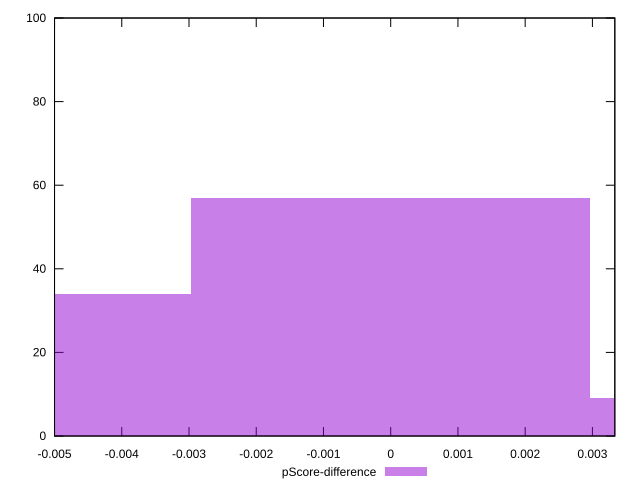

Source code (gnuplot):
reset

$pScoreDifference <<EOF
0 57
-0.005934147516456073 34
0.005934147516456073 9
EOF

set key outside below
set boxwidth 0.005934147516456073
set xrange [-0.0050000000000000044:0.0033333333333334103]
set yrange [0:100]
set trange [0:100]
set style fill transparent solid 0.5 noborder
set terminal svg size 640, 490 enhanced background rgb 'white'
set output "report_00014_2021-02-09T15:56:05.503Z/unused-css-rules/samples/pages/pScore-difference/histogram.svg"

plot $pScoreDifference title "pScore-difference" with boxes

reset
